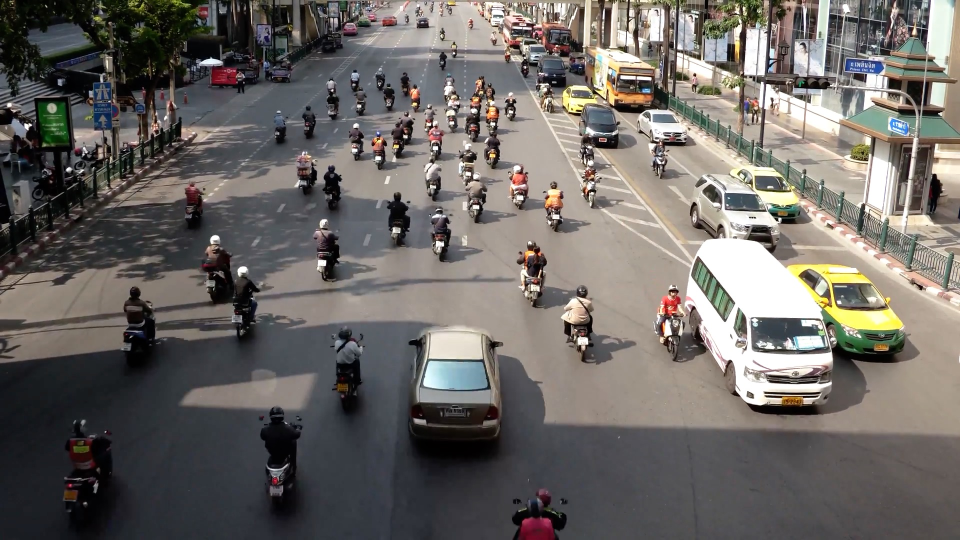
#> input picture backend_components/realtime-traffic-density-estimation-master/My Datasets/pic1.jpg, 1920 x 1080 px, found by its file name (shown at 1/2 size)
$ python main.py
#> lines starting #> are read from the running program, lines starting #| are printed output that depends on the picture; after the words box and inside, x2 and y2 are one past the last pixel; in counts of white or black regions, pixels touching at a corner belong together
#> in main, image is the input picture: shape (1080, 1920, 3); mean B, G, R 100.7, 104.3, 108.5
import cv2
import numpy as np

def process_img(image):
    original_image = image
    # Convert to gray
    processed_img = cv2.cvtColor(image, cv2.COLOR_BGR2GRAY)
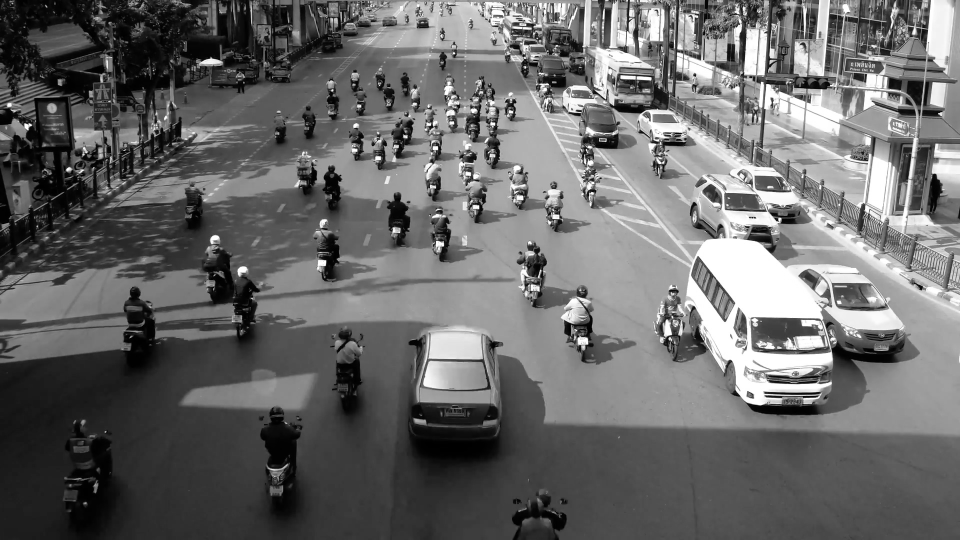
#> processed_img: shape (1080, 1920) (shown at 1/2 size); min 0, max 255, mean 105.2
    # Edge detection
    processed_img = cv2.Canny(processed_img, threshold1=200, threshold2=300)
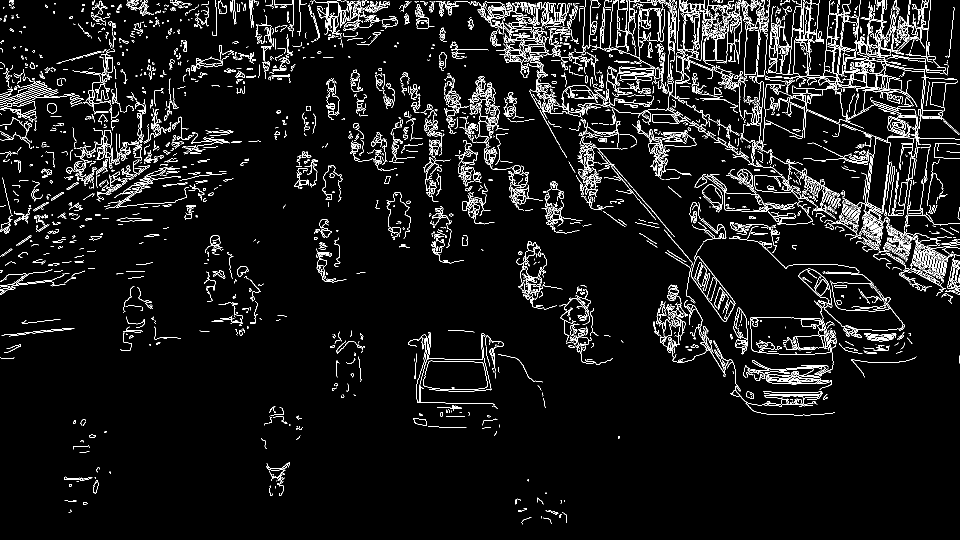
#> processed_img: shape (1080, 1920) (shown at 1/2 size); 5.8% white in thin lines or dots
    vertices = np.array([[0, 558], [780, 0], [935, 0], [1525, 1080], [0,1080]], np.int32)
    processed_img = roi(processed_img, [vertices])
    #showCrosshair = False
    #fromCenter = False
    #r = cv2.selectROI("Image", processed_img, fromCenter, showCrosshair)
    return processed_img

def roi(img, vertices):
    #blank mask:
    mask = np.zeros_like(img)
    # fill the mask
    cv2.fillPoly(mask, vertices, 255)
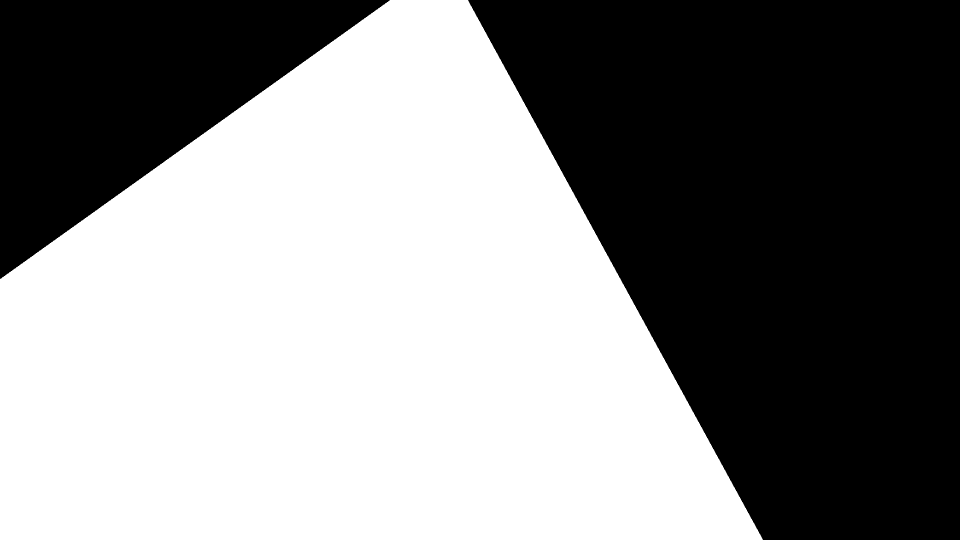
#> mask: shape (1080, 1920) (shown at 1/2 size); 53.6% white; 2 black regions, box (x1, y1, x2, y2) and area: (936, 0, 1920, 1080) 744120, (0, 0, 780, 558) 217902
    # now only show the area that is the mask
    masked = cv2.bitwise_and(img, mask)
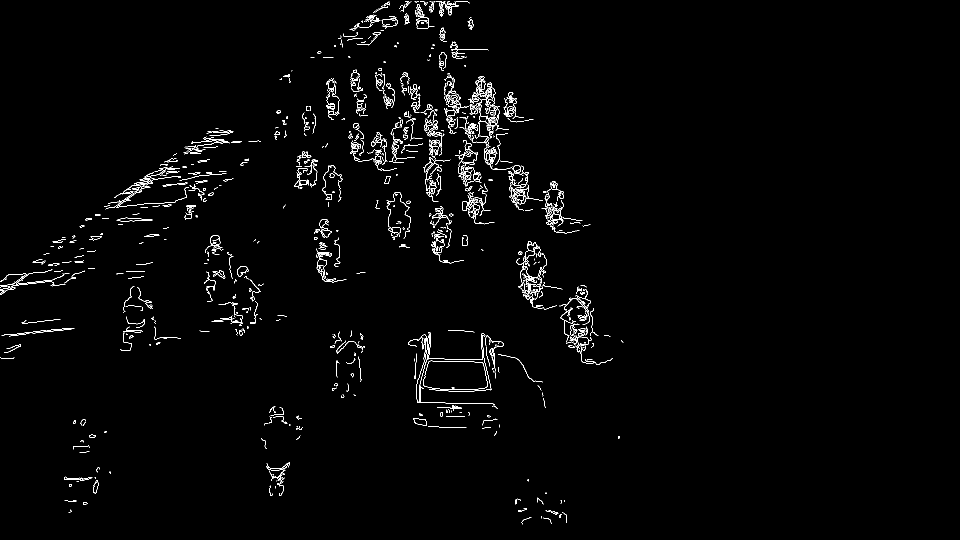
#> masked: shape (1080, 1920) (shown at 1/2 size); 1.5% white in thin lines or dots, all inside (x1, y1, x2, y2) = (0, 2, 1247, 1049)
    return masked

def main():
    image = cv2.imread('/Users/lamhoangtung/Desktop/realtime-traffic-density-estimation/My Datasets/pic1.jpg')
    cv2.imshow('image',process_img(image))
    cv2.waitKey(0)
    cv2.destroyAllWindows()

main()

$ run again, with backend_components/realtime-traffic-density-estimation-master/My Datasets/pic2.jpg copied over backend_components/realtime-traffic-density-estimation-master/My Datasets/pic1.jpg
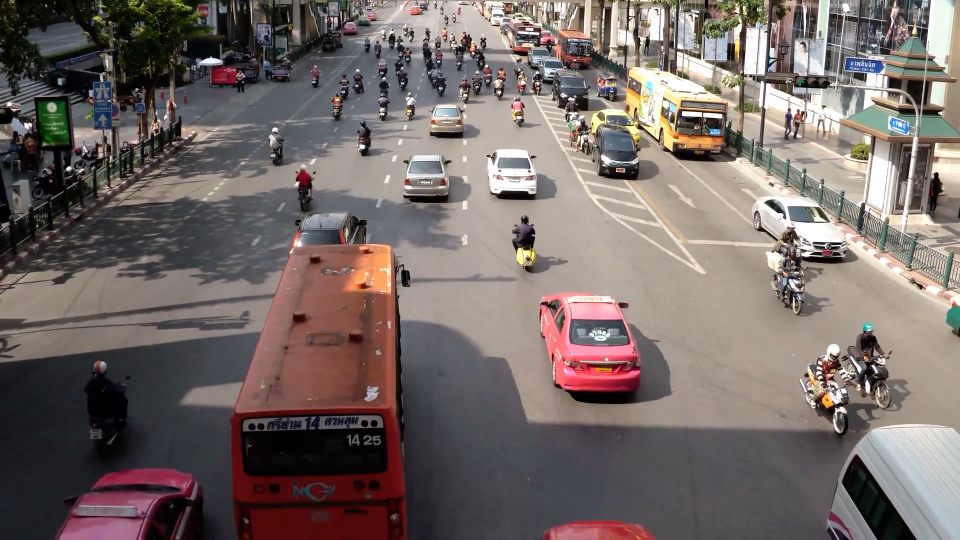
#> input picture backend_components/realtime-traffic-density-estimation-master/My Datasets/pic2.jpg, 1920 x 1080 px, found by its file name (shown at 1/2 size)
#> in main, image is the input picture: shape (1080, 1920, 3); mean B, G, R 102.8, 105.9, 116.8
#> in process_img, `processed_img = cv2.Canny(processed_img, threshold1=200, threshold2=300)`:
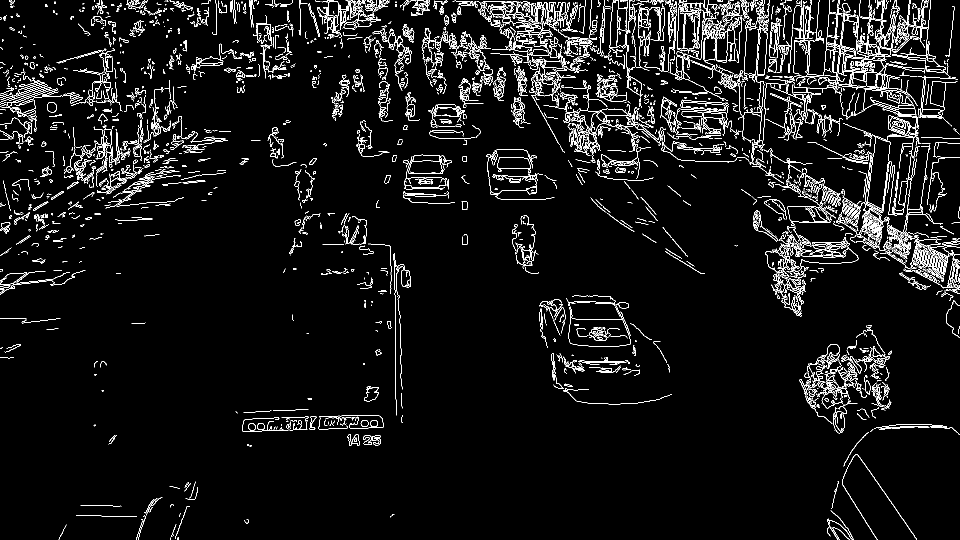
#> processed_img: shape (1080, 1920) (shown at 1/2 size); 5.2% white in thin lines or dots
#> mask: shape (1080, 1920); 53.6% white; 2 black regions, box (x1, y1, x2, y2) and area: (936, 0, 1920, 1080) 744120, (0, 0, 780, 558) 217902
#> in roi, `masked = cv2.bitwise_and(img, mask)`:
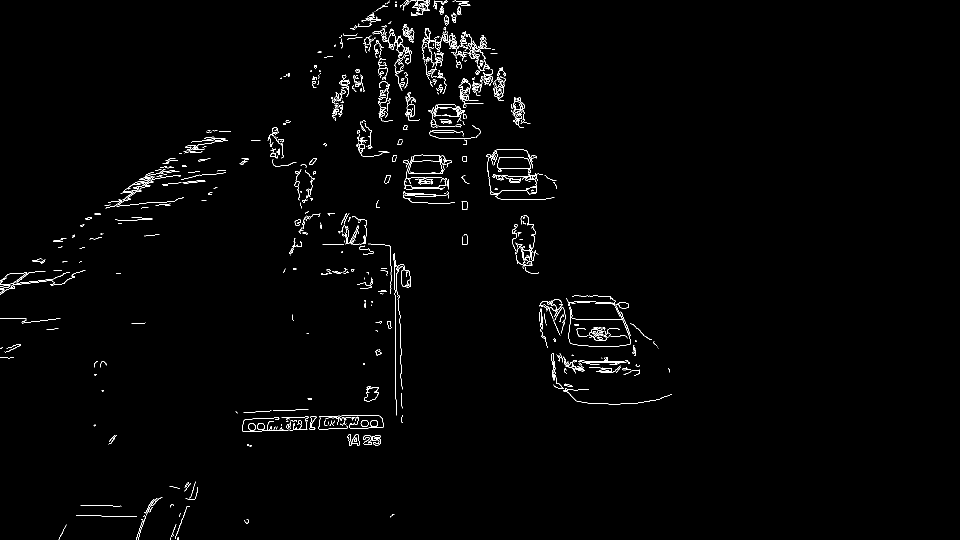
#> masked: shape (1080, 1920) (shown at 1/2 size); 1.3% white in thin lines or dots, all inside (x1, y1, x2, y2) = (0, 0, 1344, 1080)

$ run again, with backend_components/realtime-traffic-density-estimation-master/My Datasets/pic3.jpg copied over backend_components/realtime-traffic-density-estimation-master/My Datasets/pic1.jpg
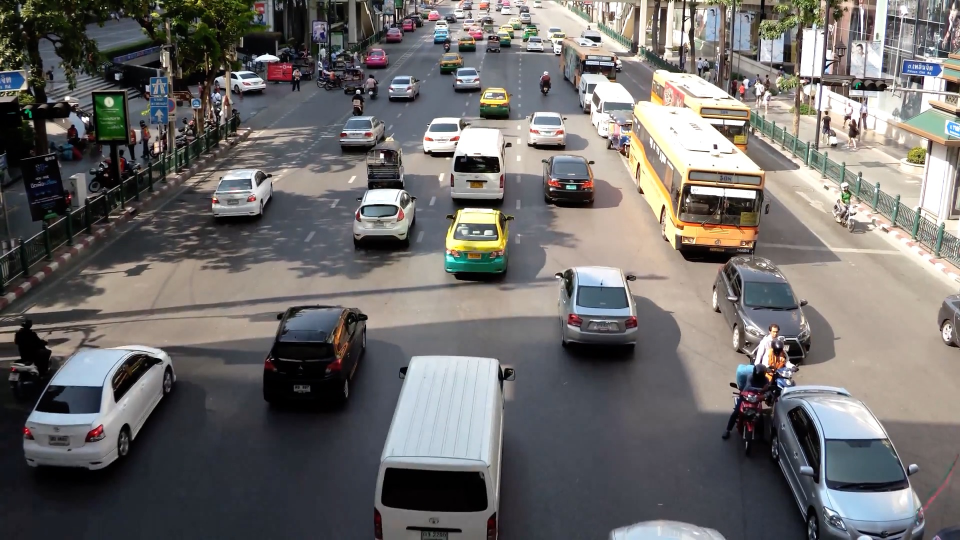
#> input picture backend_components/realtime-traffic-density-estimation-master/My Datasets/pic3.jpg, 1920 x 1080 px, found by its file name (shown at 1/2 size)
#> in main, image is the input picture: shape (1080, 1920, 3); mean B, G, R 106.4, 107.8, 110.4
#> in process_img, `processed_img = cv2.Canny(processed_img, threshold1=200, threshold2=300)`:
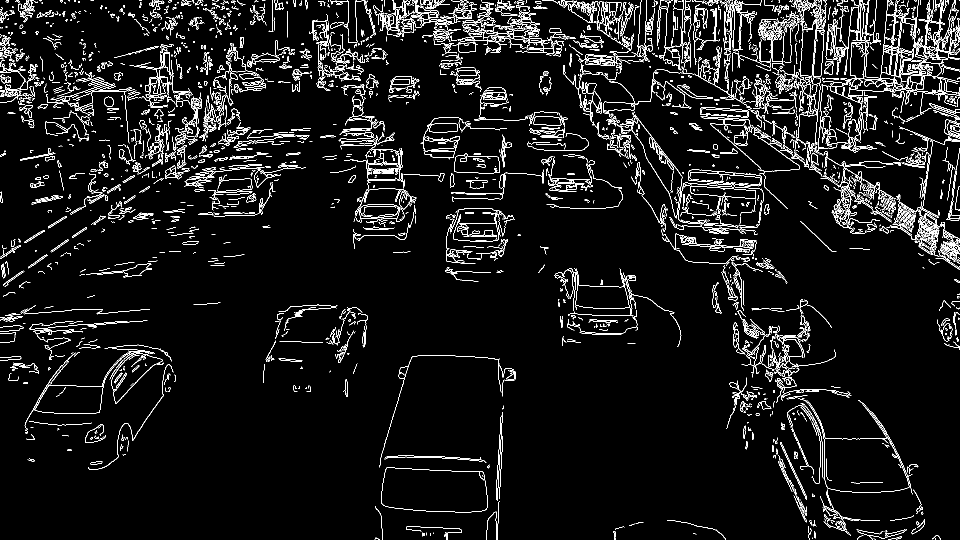
#> processed_img: shape (1080, 1920) (shown at 1/2 size); 5.9% white in thin lines or dots
#> mask: shape (1080, 1920); 53.6% white; 2 black regions, box (x1, y1, x2, y2) and area: (936, 0, 1920, 1080) 744120, (0, 0, 780, 558) 217902
#> in roi, `masked = cv2.bitwise_and(img, mask)`:
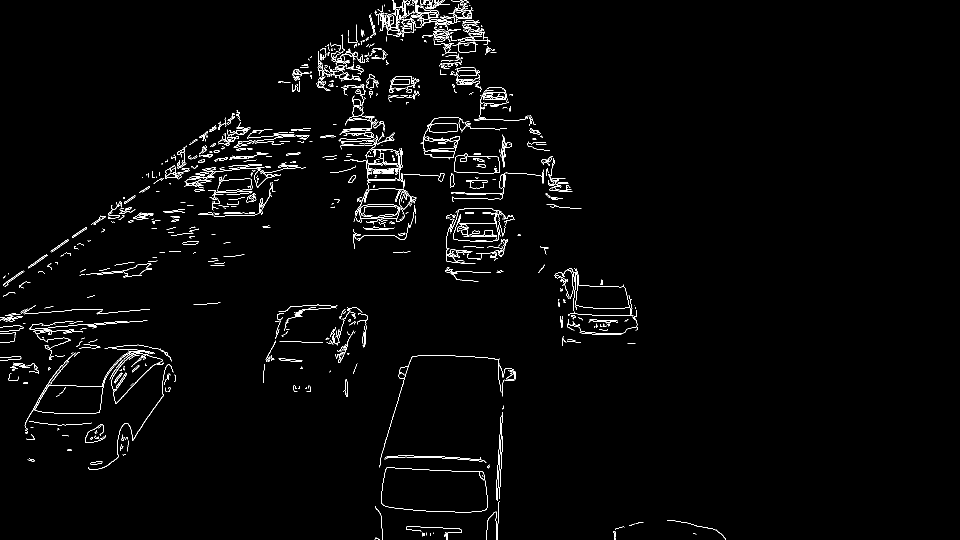
#> masked: shape (1080, 1920) (shown at 1/2 size); 1.8% white in thin lines or dots, all inside (x1, y1, x2, y2) = (0, 0, 1452, 1080)

$ run again, with backend_components/realtime-traffic-density-estimation-master/My Datasets/pic4.jpg copied over backend_components/realtime-traffic-density-estimation-master/My Datasets/pic1.jpg
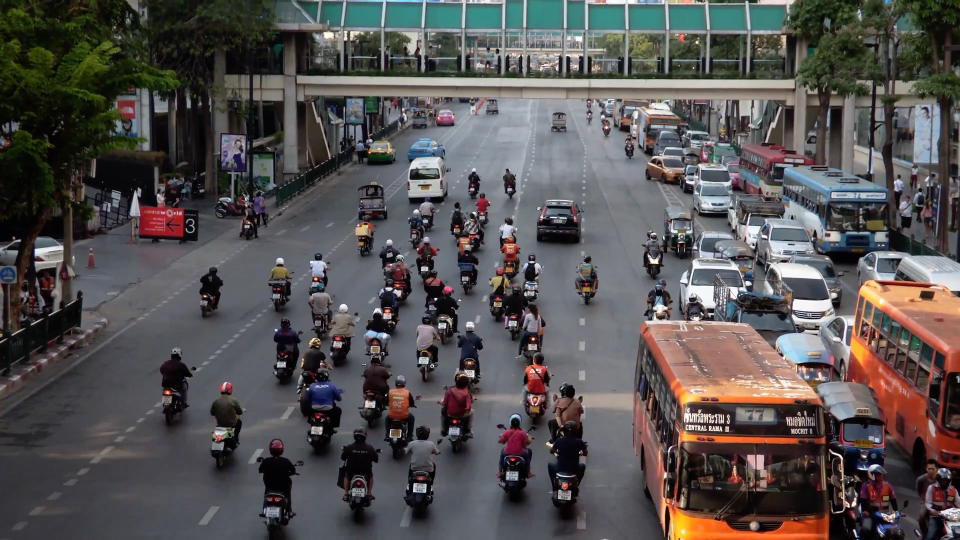
#> input picture backend_components/realtime-traffic-density-estimation-master/My Datasets/pic4.jpg, 1920 x 1080 px, found by its file name (shown at 1/2 size)
#> in main, image is the input picture: shape (1080, 1920, 3); mean B, G, R 81.6, 82, 85.6
#> in process_img, `processed_img = cv2.Canny(processed_img, threshold1=200, threshold2=300)`:
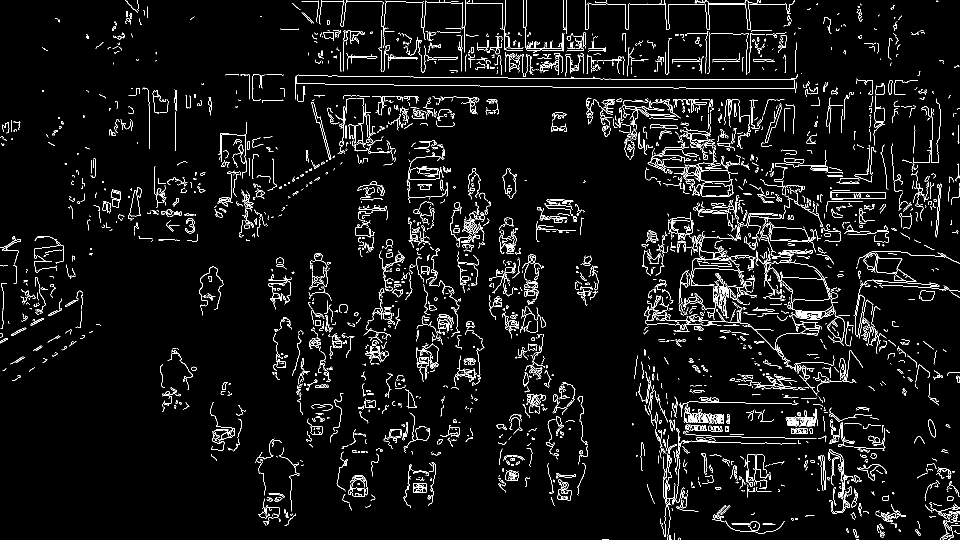
#> processed_img: shape (1080, 1920) (shown at 1/2 size); 4.8% white in thin lines or dots
#> mask: shape (1080, 1920); 53.6% white; 2 black regions, box (x1, y1, x2, y2) and area: (936, 0, 1920, 1080) 744120, (0, 0, 780, 558) 217902
#> in roi, `masked = cv2.bitwise_and(img, mask)`:
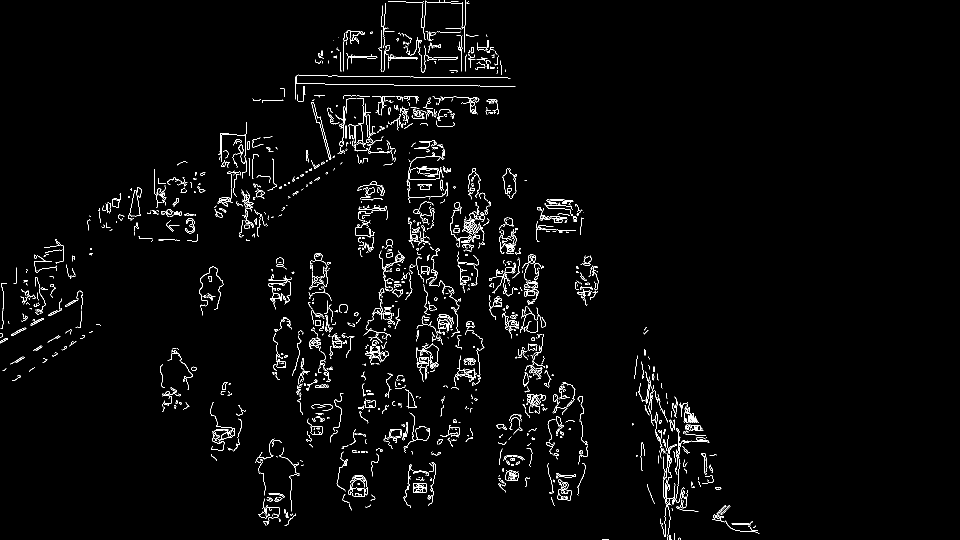
#> masked: shape (1080, 1920) (shown at 1/2 size); 2.2% white in thin lines or dots, all inside (x1, y1, x2, y2) = (0, 0, 1519, 1080)
